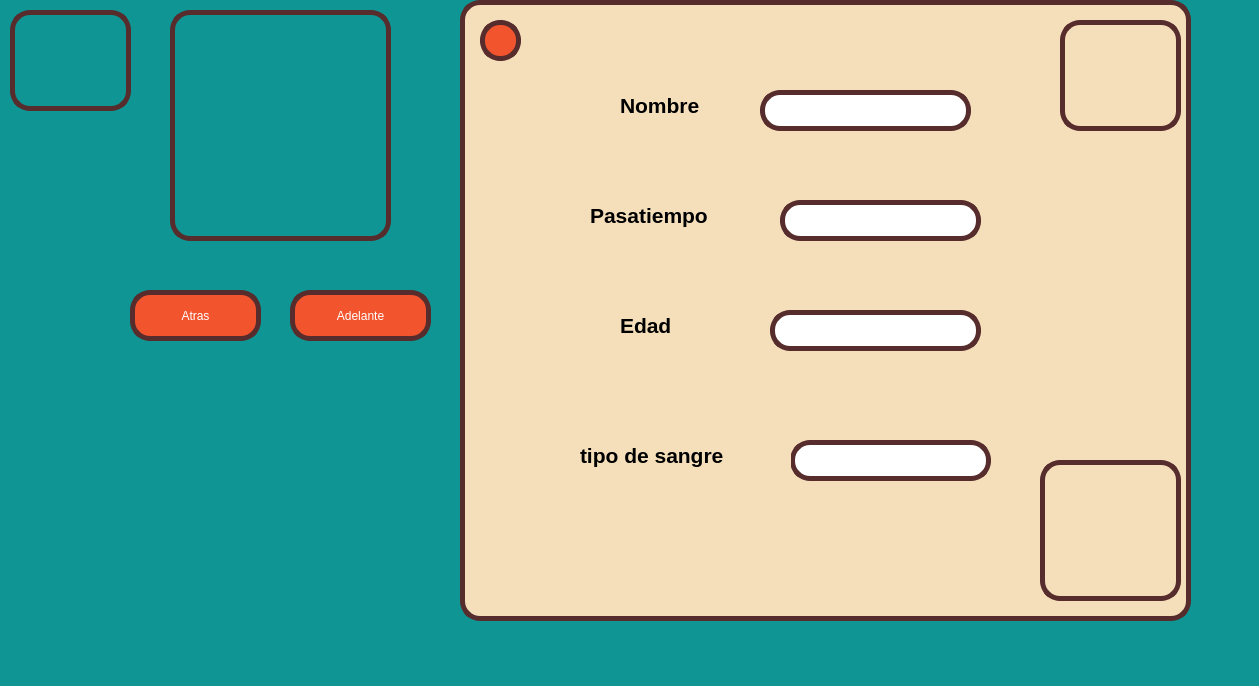
<?xml version="1.0" encoding="UTF-8"?>
<ui version="4.0">
 <class>MainWindow</class>
 <widget class="QMainWindow" name="MainWindow">
  <property name="geometry">
   <rect>
    <x>0</x>
    <y>0</y>
    <width>1259</width>
    <height>686</height>
   </rect>
  </property>
  <property name="windowTitle">
   <string>MainWindow</string>
  </property>
  <property name="styleSheet">
   <string notr="true">background-color: rgb(14, 149, 148);</string>
  </property>
  <widget class="QWidget" name="centralwidget">
   <widget class="QPushButton" name="Btn_Atras">
    <property name="geometry">
     <rect>
      <x>130</x>
      <y>290</y>
      <width>131</width>
      <height>51</height>
     </rect>
    </property>
    <property name="styleSheet">
     <string notr="true">QPushButton {
	font: 75 16pt &quot;Agency FB&quot;;
    color: rgb(255, 255, 255);
    background-color: rgb(242, 84, 45);
    border: 5px solid rgb(86, 44, 44);
    border-radius: 20px;
}
QPushButton:hover {
    background-color: rgb(18, 116, 117) ;
}</string>
    </property>
    <property name="text">
     <string>Atras</string>
    </property>
   </widget>
   <widget class="QPushButton" name="Btn_Adelante">
    <property name="geometry">
     <rect>
      <x>290</x>
      <y>290</y>
      <width>141</width>
      <height>51</height>
     </rect>
    </property>
    <property name="styleSheet">
     <string notr="true">QPushButton {
	font: 75 16pt &quot;Agency FB&quot;;
    color: rgb(255, 255, 255);
    background-color: rgb(242, 84, 45);
    border: 5px solid rgb(86, 44, 44);
    border-radius: 20px;
}
QPushButton:hover {
    background-color: rgb(18, 116, 117) ;
}</string>
    </property>
    <property name="text">
     <string>Adelante</string>
    </property>
   </widget>
   <widget class="QLabel" name="label_2">
    <property name="geometry">
     <rect>
      <x>620</x>
      <y>70</y>
      <width>171</width>
      <height>71</height>
     </rect>
    </property>
    <property name="font">
     <font>
      <pointsize>16</pointsize>
      <weight>75</weight>
      <bold>true</bold>
     </font>
    </property>
    <property name="styleSheet">
     <string notr="true">background-color: rgb(245, 223, 187);</string>
    </property>
    <property name="text">
     <string>Nombre</string>
    </property>
   </widget>
   <widget class="QLabel" name="label_5">
    <property name="geometry">
     <rect>
      <x>590</x>
      <y>180</y>
      <width>171</width>
      <height>71</height>
     </rect>
    </property>
    <property name="font">
     <font>
      <pointsize>16</pointsize>
      <weight>75</weight>
      <bold>true</bold>
     </font>
    </property>
    <property name="styleSheet">
     <string notr="true">background-color: rgb(245, 223, 187);</string>
    </property>
    <property name="text">
     <string>Pasatiempo</string>
    </property>
   </widget>
   <widget class="QLabel" name="label_6">
    <property name="geometry">
     <rect>
      <x>620</x>
      <y>290</y>
      <width>171</width>
      <height>71</height>
     </rect>
    </property>
    <property name="font">
     <font>
      <pointsize>16</pointsize>
      <weight>75</weight>
      <bold>true</bold>
     </font>
    </property>
    <property name="styleSheet">
     <string notr="true">background-color: rgb(245, 223, 187);</string>
    </property>
    <property name="text">
     <string>Edad</string>
    </property>
   </widget>
   <widget class="QLabel" name="label_7">
    <property name="geometry">
     <rect>
      <x>580</x>
      <y>420</y>
      <width>211</width>
      <height>71</height>
     </rect>
    </property>
    <property name="font">
     <font>
      <pointsize>16</pointsize>
      <weight>75</weight>
      <bold>true</bold>
     </font>
    </property>
    <property name="styleSheet">
     <string notr="true">background-color: rgb(245, 223, 187);</string>
    </property>
    <property name="text">
     <string>tipo de sangre</string>
    </property>
   </widget>
   <widget class="QLineEdit" name="Txt_Nombre">
    <property name="geometry">
     <rect>
      <x>760</x>
      <y>90</y>
      <width>211</width>
      <height>41</height>
     </rect>
    </property>
    <property name="font">
     <font>
      <family>Agency FB</family>
      <pointsize>16</pointsize>
      <weight>75</weight>
      <bold>true</bold>
     </font>
    </property>
    <property name="layoutDirection">
     <enum>Qt::LeftToRight</enum>
    </property>
    <property name="styleSheet">
     <string notr="true">background-color: rgb(255, 255, 255);
 border: 5px solid rgb(86, 44, 44);
    border-radius: 20px;</string>
    </property>
    <property name="alignment">
     <set>Qt::AlignCenter</set>
    </property>
    <property name="readOnly">
     <bool>true</bool>
    </property>
   </widget>
   <widget class="QLineEdit" name="Txt_PasaTiempo">
    <property name="geometry">
     <rect>
      <x>780</x>
      <y>200</y>
      <width>201</width>
      <height>41</height>
     </rect>
    </property>
    <property name="font">
     <font>
      <family>Agency FB</family>
      <pointsize>16</pointsize>
      <weight>75</weight>
      <bold>true</bold>
     </font>
    </property>
    <property name="styleSheet">
     <string notr="true">background-color: rgb(255, 255, 255);
 border: 5px solid rgb(86, 44, 44);
    border-radius: 20px;</string>
    </property>
    <property name="alignment">
     <set>Qt::AlignCenter</set>
    </property>
    <property name="readOnly">
     <bool>true</bool>
    </property>
   </widget>
   <widget class="QLineEdit" name="Txt_Edad">
    <property name="geometry">
     <rect>
      <x>770</x>
      <y>310</y>
      <width>211</width>
      <height>41</height>
     </rect>
    </property>
    <property name="font">
     <font>
      <family>Agency FB</family>
      <pointsize>16</pointsize>
      <weight>75</weight>
      <bold>true</bold>
     </font>
    </property>
    <property name="styleSheet">
     <string notr="true">background-color: rgb(255, 255, 255);
 border: 5px solid rgb(86, 44, 44);
    border-radius: 20px;</string>
    </property>
    <property name="alignment">
     <set>Qt::AlignCenter</set>
    </property>
    <property name="readOnly">
     <bool>true</bool>
    </property>
   </widget>
   <widget class="QLineEdit" name="Txt_TipoSangre">
    <property name="geometry">
     <rect>
      <x>790</x>
      <y>440</y>
      <width>201</width>
      <height>41</height>
     </rect>
    </property>
    <property name="font">
     <font>
      <family>Agency FB</family>
      <pointsize>16</pointsize>
      <weight>75</weight>
      <bold>true</bold>
     </font>
    </property>
    <property name="styleSheet">
     <string notr="true">background-color: rgb(255, 255, 255);
 border: 5px solid rgb(86, 44, 44);
    border-radius: 20px;</string>
    </property>
    <property name="alignment">
     <set>Qt::AlignCenter</set>
    </property>
    <property name="readOnly">
     <bool>true</bool>
    </property>
   </widget>
   <widget class="QLabel" name="label">
    <property name="geometry">
     <rect>
      <x>10</x>
      <y>10</y>
      <width>121</width>
      <height>101</height>
     </rect>
    </property>
    <property name="styleSheet">
     <string notr="true"> border: 5px solid rgb(86, 44, 44);
    border-radius: 20px;</string>
    </property>
    <property name="text">
     <string/>
    </property>
    <property name="pixmap">
     <pixmap resource="../Recursos.qrc">:/Imagenes/Media/UAT.jpg</pixmap>
    </property>
    <property name="scaledContents">
     <bool>true</bool>
    </property>
   </widget>
   <widget class="QLabel" name="Img_Persona">
    <property name="geometry">
     <rect>
      <x>170</x>
      <y>10</y>
      <width>221</width>
      <height>231</height>
     </rect>
    </property>
    <property name="styleSheet">
     <string notr="true"> border: 5px solid rgb(86, 44, 44);
    border-radius: 20px;</string>
    </property>
    <property name="text">
     <string/>
    </property>
    <property name="pixmap">
     <pixmap resource="../Recursos.qrc">:/Imagenes/Media/lesis.jpg</pixmap>
    </property>
    <property name="scaledContents">
     <bool>true</bool>
    </property>
   </widget>
   <widget class="QFrame" name="frame">
    <property name="geometry">
     <rect>
      <x>460</x>
      <y>0</y>
      <width>731</width>
      <height>621</height>
     </rect>
    </property>
    <property name="styleSheet">
     <string notr="true">background-color: rgb(245, 223, 187);
 border: 5px solid rgb(86, 44, 44);
    border-radius: 20px;</string>
    </property>
    <property name="frameShape">
     <enum>QFrame::StyledPanel</enum>
    </property>
    <property name="frameShadow">
     <enum>QFrame::Raised</enum>
    </property>
    <widget class="QLabel" name="label_3">
     <property name="geometry">
      <rect>
       <x>600</x>
       <y>20</y>
       <width>121</width>
       <height>111</height>
      </rect>
     </property>
     <property name="text">
      <string/>
     </property>
     <property name="pixmap">
      <pixmap resource="../Recursos.qrc">:/Imagenes/Media/FI.jpg</pixmap>
     </property>
     <property name="scaledContents">
      <bool>true</bool>
     </property>
    </widget>
    <widget class="QLabel" name="label_4">
     <property name="geometry">
      <rect>
       <x>580</x>
       <y>460</y>
       <width>141</width>
       <height>141</height>
      </rect>
     </property>
     <property name="text">
      <string/>
     </property>
     <property name="pixmap">
      <pixmap resource="../Recursos.qrc">:/Imagenes/Media/logo.jpg</pixmap>
     </property>
     <property name="scaledContents">
      <bool>true</bool>
     </property>
    </widget>
    <widget class="QPushButton" name="Btn_Abrir">
     <property name="geometry">
      <rect>
       <x>20</x>
       <y>20</y>
       <width>41</width>
       <height>41</height>
      </rect>
     </property>
     <property name="styleSheet">
      <string notr="true">QPushButton {
	font: 75 16pt &quot;Agency FB&quot;;
    color: rgb(255, 255, 255);
    background-color: rgb(242, 84, 45);
    border: 5px solid rgb(86, 44, 44);
    border-radius: 20px;
}
QPushButton:hover {
    background-color: rgb(18, 116, 117) ;
}</string>
     </property>
     <property name="text">
      <string/>
     </property>
    </widget>
   </widget>
   <zorder>Btn_Atras</zorder>
   <zorder>Btn_Adelante</zorder>
   <zorder>label</zorder>
   <zorder>Img_Persona</zorder>
   <zorder>frame</zorder>
   <zorder>label_6</zorder>
   <zorder>Txt_Edad</zorder>
   <zorder>Txt_TipoSangre</zorder>
   <zorder>label_5</zorder>
   <zorder>Txt_PasaTiempo</zorder>
   <zorder>label_2</zorder>
   <zorder>label_7</zorder>
   <zorder>Txt_Nombre</zorder>
  </widget>
  <widget class="QMenuBar" name="menubar">
   <property name="geometry">
    <rect>
     <x>0</x>
     <y>0</y>
     <width>1259</width>
     <height>26</height>
    </rect>
   </property>
  </widget>
  <widget class="QStatusBar" name="statusbar"/>
 </widget>
 <resources>
  <include location="../Recursos.qrc"/>
 </resources>
 <connections/>
</ui>
